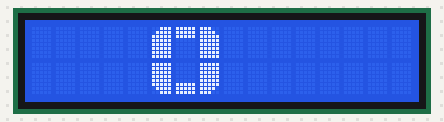
Bench run of a sketch on a simulated Arduino Uno, built with avr-gcc and run on an emulated ATmega328P. Parts: 16×2 character LCD.

Above: at 0.1 s.
At 0.9 s:
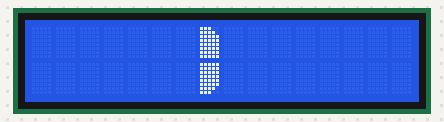
At 1.6 s:
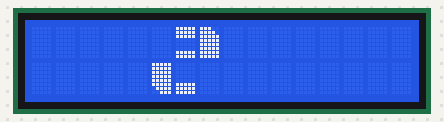
At 2.4 s:
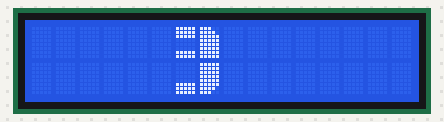

The sketch:

CaracterGiganteLCD.ino
```cpp
/* ========================================================================================================

   Este código é copiado do professor e tem a função de criar caracteres gigantes no display LCD.

   Caracteres Gigantes em Display LCD 16x2

   Autor: Eng. Wagner Rambo  Data: Dezembro de 2018

   www.wrkits.com.br | facebook.com/wrkits | youtube.com/user/canalwrkits


======================================================================================================== */


// ========================================================================================================
// --- Bibliotecas Auxiliares ---
#include <LiquidCrystal.h>                //biblioteca LCD


// ========================================================================================================
// --- Constantes ---
LiquidCrystal lcd(12, 11, 5, 4, 3, 7);


// ========================================================================================================
// --- Protótipo das Funções ---
void disp_num(int num);
void char0();
void char1();
void char2();
void char3();


// ========================================================================================================
// --- Variáveis Globais ---
int cnt_num = 0;

// Segmentos personalizados
byte segF[8] =
{
  B00111,
  B01111,
  B11111,
  B11111,
  B11111,
  B11111,
  B11111,
  B11111
};

byte segA[8] =
{
  B11111,
  B11111,
  B11111,
  B00000,
  B00000,
  B00000,
  B00000,
  B00000
};

byte segB[8] =
{
  B11100,
  B11110,
  B11111,
  B11111,
  B11111,
  B11111,
  B11111,
  B11111
};

byte segC[8] =
{
  B11111,
  B11111,
  B11111,
  B11111,
  B11111,
  B11111,
  B11110,
  B11100
};


byte segD[8] =
{
  B00000,
  B00000,
  B00000,
  B00000,
  B00000,
  B11111,
  B11111,
  B11111
};


byte segE[8] =
{
  B11111,
  B11111,
  B11111,
  B11111,
  B11111,
  B11111,
  B01111,
  B00111
};


byte segG[8] =
{
  B11111,
  B11111,
  B11111,
  B00000,
  B00000,
  B00000,
  B11111,
  B11111
};


// ========================================================================================================
// --- Configurações Iniciais ---
void setup()
{

  lcd.createChar(0,segF);
  lcd.createChar(1,segA);
  lcd.createChar(2,segB);
  lcd.createChar(3,segE);
  lcd.createChar(4,segD);
  lcd.createChar(5,segC);
  lcd.createChar(6,segG);

  lcd.begin(16, 2);


} //end setup


// ========================================================================================================
// --- Loop Infinito ---
void loop()
{

  disp_num(cnt_num);
  delay(741);

  cnt_num += 1;
  if(cnt_num > 3) cnt_num = 0;
  lcd.clear();


} //end loop


// ========================================================================================================
// --- Desenvolvimento das Funções ---


void disp_num(int num)
{

   switch(num)
   {
      case 0: char0(); break;
      case 1: char1(); break;
      case 2: char2(); break;
      case 3: char3(); break;

   } //end switch

} // end disp_num


// ========================================================================================================
// --- Gera os "segmentos" para o caractere 0 ---
void char0()
{
  lcd.setCursor(5, 0);   //linha 1
  lcd.write((byte)0);    //segmento F
  lcd.write((byte)1);    //segmento A
  lcd.write((byte)2);    //segmento B
  lcd.setCursor(5, 1);   //linha 2
  lcd.write((byte)3);    //segmento E
  lcd.write((byte)4);    //segmento D
  lcd.write((byte)5);    //segmento C

} //end char0


// ========================================================================================================
// --- Gera os "segmentos" para o caractere 1 ---
void char1()
{
  lcd.setCursor(5+2, 0);   //linha 1
  lcd.write((byte)2);    //segmento B
  lcd.setCursor(5+2, 1);   //linha 2
  lcd.write((byte)5);    //segmento C

} //end char1


// ========================================================================================================
// --- Gera os "segmentos" para o caractere 2 ---
void char2()
{
  lcd.setCursor(5+1, 0);   //linha 1
  lcd.write((byte)6);    //segmento G
  lcd.write((byte)2);    //segmento B
  lcd.setCursor(5, 1);   //linha 2
  lcd.write((byte)3);    //segmento E
  lcd.write((byte)4);    //segmento D

} //end char2


// ========================================================================================================
// --- Gera os "segmentos" para o caractere 3 ---
void char3()
{
  lcd.setCursor(5+1, 0);   //linha 1
  lcd.write((byte)6);    //segmento G
  lcd.write((byte)2);    //segmento B
  lcd.setCursor(5+1, 1);   //linha 2
  lcd.write((byte)4);    //segmento D
  lcd.write((byte)5);    //segmento C

} //end char3
```

Measured:
- by itself, everything shown: repeats every 3.0 s, in 8 steps
- what the display in image 1 shows lasts 0.8 s, from 0.8 s to 1.6 s
